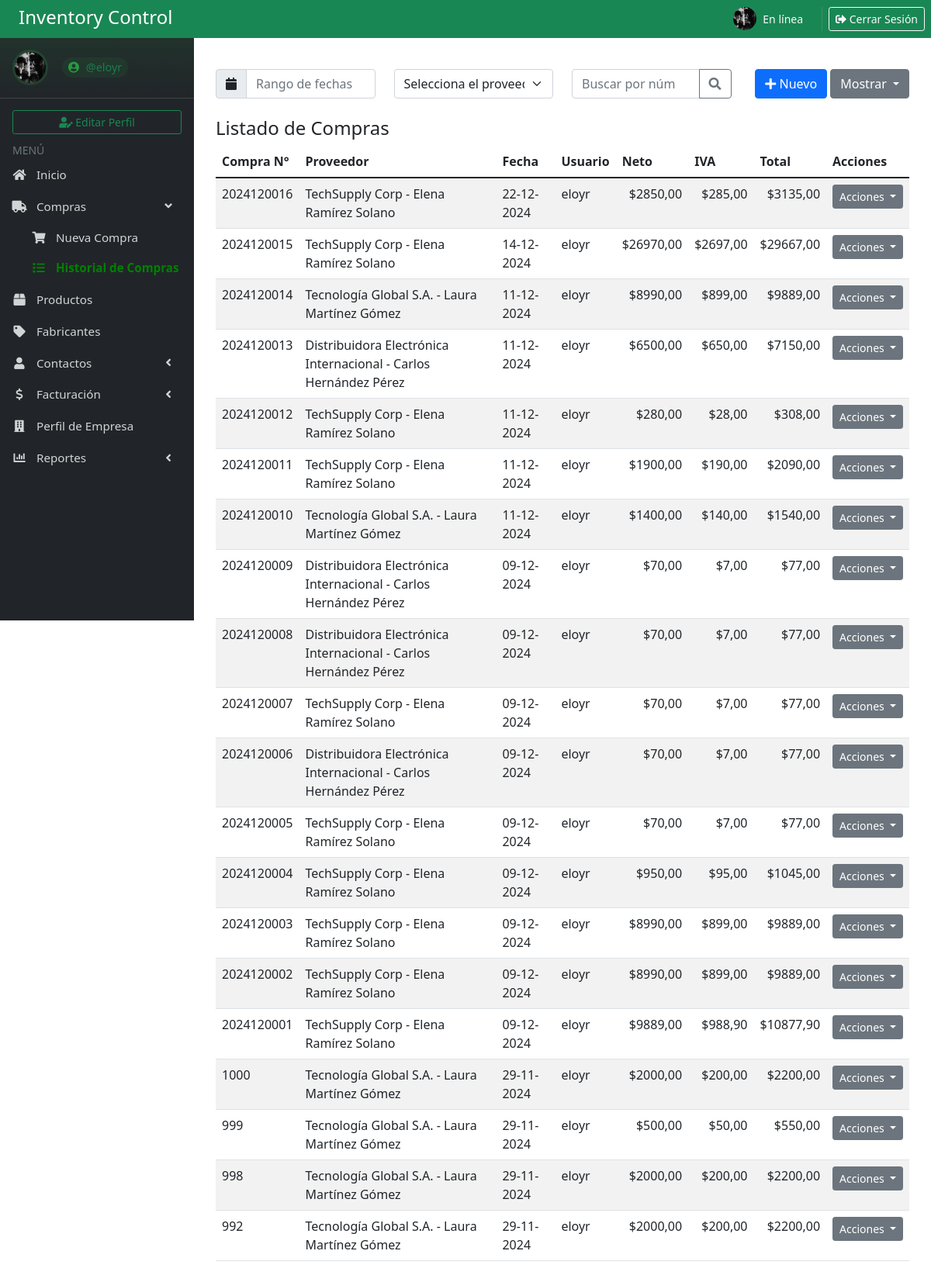
The page /historial_compras/ (signed in) on the database its author committed.
### Inventario/models.py (models this page shows, shortened)
class Profile(models.Model):
    user = models.OneToOneField(User, on_delete=models.CASCADE)
    image = models.ImageField(upload_to='profile_pics/', default='profile_pics/default-avatar.png', blank=True)
    last_seen = models.DateTimeField(default=timezone.now)

class HistorialCompras(models.Model):
    numero_compra = models.CharField(max_length=50, unique=True)
    proveedor = models.CharField(max_length=100)
    fecha = models.DateTimeField(auto_now_add=True)
    usuario = models.ForeignKey(User, on_delete=models.CASCADE)
    neto = models.DecimalField(max_digits=10, decimal_places=2)
    iva = models.DecimalField(max_digits=10, decimal_places=2)
    total = models.DecimalField(max_digits=10, decimal_places=2)
    def __str__(self):
        return f"Compra #{self.numero_compra} - {self.proveedor}"
    class Meta:
        verbose_name = "Historial de Compra"
        verbose_name_plural = "Historial de Compras"

### Inventario/views.py (the view)
# urls.py: path('historial_compras/', views.historial_compras, name='historial_compras'),
@login_required
def historial_compras(request):
    compras = HistorialCompras.objects.all().order_by('-fecha')
    print("Compras encontradas:", compras)
    context = {
        'compras': compras,
        'proveedores': Proveedor.objects.all(),  # Para el filtro de proveedores
    }
    return render(request, 'Inventario/historial_compras.html', context)

### Inventario/context_processors.py (called while the page is built)
def user_profile(request):
    if request.user.is_authenticated:
        profile, created = Profile.objects.get_or_create(user=request.user)
        now = timezone.now()
        online = (now - profile.last_seen) < timedelta(minutes=2)
        return {'user_profile': profile, 'is_online': online}
    return {}

### Inventario/templates/Inventario/historial_compras.html (shortened to what this page needs)
{% extends 'Inventario/base.html' %}
{% load static %}
{% block content %}
<div class="container mt-4">
    <div class="row mb-4">
        <div class="col-md-3">
            <div class="input-group">
                <span class="input-group-text"><i class="fas fa-calendar"></i></span>
                <input type="text" class="form-control" id="daterange" placeholder="Rango de fechas">
            </div>
        </div>
        <div class="col-md-3">
            <select class="form-select" id="proveedorFilter">
                <option value="">Selecciona el proveedor</option>
            </select>
        </div>
        <div class="col-md-3">
            <div class="input-group">
                <input type="text" class="form-control" placeholder="Buscar por núm" id="searchInput">
                <button class="btn btn-outline-secondary" type="button">
                    <i class="fas fa-search"></i>
                </button>
            </div>
        </div>
        <div class="col-md-3 text-end">
            <a href="/nueva_compra/" class="btn btn-primary">
                <i class="fas fa-plus"></i> Nuevo
            </a>
            <div class="btn-group">
                <button type="button" class="btn btn-secondary dropdown-toggle" data-bs-toggle="dropdown">
                    Mostrar
                </button>
            </div>
        </div>
    </div>
    <h4>Listado de Compras</h4>
    <div class="table-responsive">
        <table class="table table-striped table-hover">
            <thead>
                <tr>
                    <th>Compra N°</th>
                    <th>Proveedor</th>
                    <th>Fecha</th>
                    <th>Usuario</th>
                    <th>Neto</th>
                    <th>IVA</th>
                    <th>Total</th>
                    <th>Acciones</th>
                </tr>
            </thead>
            <tbody>
                {% if compras %}
                    {% for compra in compras %}
                    <tr>
                        <td>{{ compra.numero_compra }}</td>
                        <td>{{ compra.proveedor }}</td>
                        <td>{{ compra.fecha|date:"d-m-Y" }}</td>
                        <td>{{ compra.usuario }}</td>
                        <td class="text-end">${{ compra.neto|floatformat:2 }}</td>
                        <td class="text-end">${{ compra.iva|floatformat:2 }}</td>
                        <td class="text-end">${{ compra.total|floatformat:2 }}</td>
                        <td>
                            <div class="dropdown">
                                <button class="btn btn-secondary btn-sm dropdown-toggle" type="button" data-bs-toggle="dropdown">
                                    Acciones
                                </button>
                            </div>
                        </td>
                    </tr>
                    {% endfor %}
                {% else %}
                    <tr>
                        <td colspan="8" class="text-center">No hay compras registradas</td>
                    </tr>
                {% endif %}
            </tbody>
        </table>
    </div>
</div>
<link rel="stylesheet" type="text/css" href="https://cdn.jsdelivr.net/npm/daterangepicker/daterangepicker.css" />
{% endblock %}

### Inventario/templates/Inventario/base.html (shortened to what this page needs)
{% load static %}
<!DOCTYPE html>
<html lang="es">
<head>
    <link rel="stylesheet" href="https://cdnjs.cloudflare.com/ajax/libs/font-awesome/6.0.0-beta3/css/all.min.css">
    <link href="https://cdn.jsdelivr.net/npm/bootstrap@5.1.3/dist/css/bootstrap.min.css" rel="stylesheet">
    <link rel="stylesheet" href="https://cdnjs.cloudflare.com/ajax/libs/font-awesome/5.15.4/css/all.min.css">
    <link rel="stylesheet" href="https://cdn.jsdelivr.net/npm/sweetalert2@11/dist/sweetalert2.min.css">
</head>
<body>
    <div class="container-fluid p-0">
        <div class="bg-success text-white p-2 d-flex justify-content-between align-items-center" style="position: relative; z-index: 1001;">
            <h4 class="mb-1 ms-3">Inventory Control</h4>
            <div class="d-flex align-items-center">
                {% if user.is_authenticated %}
                    {% if user_profile.image and user_profile.image.url %}
                        <img src="{{ user_profile.image.url }}" class="rounded-circle me-2" width="30" alt="Profile Picture">
                    {% else %}
                        <img src="{% static 'img/default-avatar.png' %}" class="rounded-circle me-2" width="30" alt="Default Avatar">
                    {% endif %}
                    <div class="me-3">
                        <div class="small text-light">{% if is_online %}En línea{% else %}Desconectado{% endif %}</div>
                    </div>
                    <a href="/logout/" class="btn btn-outline-light btn-sm">
                        <i class="fas fa-sign-out-alt"></i> Cerrar Sesión
                    </a>
                {% endif %}
            </div>
        </div>
        <div class="d-flex">
            <aside class="main-sidebar bg-dark" style="width: 250px;">
                <section class="sidebar">
                    <div class="user-panel d-flex align-items-center p-3">
                        <div class="image">
                            {% if user_profile.image and user_profile.image.url %}
                                <img src="{{ user_profile.image.url }}" class="rounded-circle" alt="User Image" width="40">
                            {% else %}
                                <img src="{% static 'img/default-avatar.png' %}" class="rounded-circle" alt="User Image" width="40">
                            {% endif %}
                        </div>
                        <div class="info ms-2">
                            <a href="#" class="text-success" style="text-decoration: none; font-size: 0.9rem; opacity: 0.9;">
                                <i class="fa fa-user-circle"></i> @{{ user.username }}
                            </a>
                        </div>
                    </div>
                    {% if user.is_authenticated %}
                        <div class="px-3 mb-2">
                            <a href="/editar_perfil/" class="btn btn-outline-success btn-sm w-100">
                                <i class="fa fa-user-edit"></i> Editar Perfil
                            </a>
                        </div>
                    {% endif %}
                    <div class="text-muted px-3">
                        <small>MENÚ</small>
                    </div>
                    <ul class="nav flex-column">
                        <li class="nav-item">
                            <a href="/panel_control" class="nav-link text-white">
                                <i class="fa fa-home"></i> <span>Inicio</span>
                            </a>
                        </li>
                        <li class="nav-item">
                            <a href="#" class="nav-link text-white d-flex justify-content-between align-items-center" data-bs-toggle="collapse" data-bs-target="#comprasMenu" aria-expanded="false" aria-controls="comprasMenu">
                                <div>
                                    <i class="fa fa-truck"></i>
                                    <span>Compras</span>
                                </div>
                                <i class="fa fa-angle-left collapse-icon"></i>
                            </a>
                            <ul class="collapse" id="comprasMenu">
                                <li><a href="/nueva_compra/" class="nav-link text-white active1 {% if active_page == 'nueva_compra' %}active{% endif %}"><i class="fa fa-shopping-cart"></i> Nueva Compra</a></li>
                                <li><a href="/historial_compras/" class="nav-link text-white active2 {% if active_page == 'historial_compras' %}active{% endif %}"><i class="fa fa-list"></i> Historial de Compras</a></li>
                            </ul>
                        </li>
                        <li class="nav-item">
                            <a href="/productos/" class="nav-link text-white active3 {% if active_page == 'productos' %}active{% endif %}">
                                <i class="fa fa-box"></i> <span>Productos</span>
                            </a>
                        </li>
                        <li class="nav-item">
                            <a href="/fabricantes" class="nav-link text-white active4 {% if active_page == 'fabricantes' %}active{% endif %}">
                                <i class="fa fa-tag"></i> <span>Fabricantes</span>
                            </a>
                        </li>
                        <li class="nav-item">
                            <a href="#" class="nav-link text-white d-flex justify-content-between align-items-center" data-bs-toggle="collapse" data-bs-target="#contactosMenu" aria-expanded="false">
                                <div>
                                    <i class="fa fa-user"></i>
                                    <span>Contactos</span>
                                </div>
                                <i class="fa fa-angle-left collapse-icon"></i>
                            </a>
                        </li>
                        <li class="nav-item">
                            <a href="#" class="nav-link text-white d-flex justify-content-between align-items-center" data-bs-toggle="collapse" data-bs-target="#facturacionMenu" aria-expanded="false">
                                <div>
                                    <i class="fa fa-dollar"></i>
                                    <span>Facturación</span>
                                </div>
                                <i class="fa fa-angle-left collapse-icon float-end"></i>
                            </a>
                        </li>
                        <li class="nav-item">
                            <a href="/perfil_empresa/" class="nav-link text-white {% if active_page == 'perfil_empresa' %}active{% endif %}">
                                <i class="fas fa-building"></i> <span>Perfil de Empresa</span>
                            </a>
                        </li>
                        <li class="nav-item">
                            <a href="#" class="nav-link text-white d-flex justify-content-between align-items-center" data-bs-toggle="collapse" data-bs-target="#reporteMenu" aria-expanded="false">
                                <div>
                                    <i class="fa fa-chart-bar"></i>
                                    <span>Reportes</span>
                                </div>
                                <i class="fa fa-angle-left collapse-icon"></i>
                            </a>
                        </li>
                    </ul>
                </section>
            </aside>
            <main class="flex-grow-1 p-3">
                {% block content %}
                {% endblock %}
            </main>
        </div>
    </div>
</body>
</html>

### Inventario/templates/Inventario/base.html (style rules this page uses)
.main-sidebar { position: fixed; top: 48px; left: 0; width: 250px; height: calc(100vh - 48px); z-index: 1000; display: flex; flex-direction: column; overflow-y: auto; scrollbar-width: thin; scrollbar-color: rgba(255,255,255,0.1) transparent; }
.sidebar { flex: 1; display: flex; flex-direction: column; }
.nav-item { margin: 1px 0; }
.nav-link { padding: 8px 15px !important; color: rgba(255,255,255,.8) !important; transition: all 0.3s ease; font-size: 0.95rem; }
.collapse { padding-left: 25px; margin-top: 2px; }
.collapse .nav-link { padding: 8px 15px !important; }
.user-panel { padding: 12px; margin-bottom: 15px; border-bottom: 1px solid rgba(255,255,255,.1); background: linear-gradient(to bottom, rgba(40,167,69,0.1), transparent); }
.user-panel .image { padding: 3px; border-radius: 50%; background: rgba(40,167,69,0.2); margin-right: 10px; transition: all 0.3s ease; }
.user-panel .info { padding: 5px 0; }
.user-panel .info a { display: inline-block; padding: 2px 8px; border-radius: 15px; background: rgba(40,167,69,0.1); transition: all 0.3s ease; }
.user-panel .info i { margin-right: 5px; color: #28a745; }
main { margin-left: 250px; padding: 20px; }
.container-fluid { width: 100%; padding: 0; }
.nav-link i { width: 20px; text-align: center; margin-right: 8px; }
.nav-item { position: relative; }

### Inventario/templates/Inventario/historial_compras.html (style rules this page uses)
.active2 { color: green !important; font-weight: bold; }

### rows shown on the page
Profile: image (picture)
HistorialCompras: numero_compra "2024120016", proveedor "TechSupply Corp - Elena Ramírez Solano", fecha "22-12-2024", usuario "eloyr", neto "2850,00", iva "285,00", total "3135,00"
HistorialCompras: numero_compra "2024120015", proveedor "TechSupply Corp - Elena Ramírez Solano", fecha "14-12-2024", usuario "eloyr", neto "26970,00", iva "2697,00", total "29667,00"
HistorialCompras: numero_compra "2024120014", proveedor "Tecnología Global S.A. - Laura Martínez Gómez", fecha "11-12-2024", usuario "eloyr", neto "8990,00", iva "899,00", total "9889,00"
HistorialCompras: numero_compra "2024120013", proveedor "Distribuidora Electrónica Internacional - Carlos Hernández Pérez", fecha "11-12-2024", usuario "eloyr", neto "6500,00", iva "650,00", total "7150,00"
HistorialCompras: numero_compra "2024120012", proveedor "TechSupply Corp - Elena Ramírez Solano", fecha "11-12-2024", usuario "eloyr", neto "280,00", iva "28,00", total "308,00"
HistorialCompras: numero_compra "2024120011", proveedor "TechSupply Corp - Elena Ramírez Solano", fecha "11-12-2024", usuario "eloyr", neto "1900,00", iva "190,00", total "2090,00"
HistorialCompras: numero_compra "2024120010", proveedor "Tecnología Global S.A. - Laura Martínez Gómez", fecha "11-12-2024", usuario "eloyr", neto "1400,00", iva "140,00", total "1540,00"
HistorialCompras: numero_compra "2024120009", proveedor "Distribuidora Electrónica Internacional - Carlos Hernández Pérez", fecha "09-12-2024", usuario "eloyr", neto "70,00", iva "7,00", total "77,00"
HistorialCompras: numero_compra "2024120008", proveedor "Distribuidora Electrónica Internacional - Carlos Hernández Pérez", fecha "09-12-2024", usuario "eloyr", neto "70,00", iva "7,00", total "77,00"
HistorialCompras: numero_compra "2024120007", proveedor "TechSupply Corp - Elena Ramírez Solano", fecha "09-12-2024", usuario "eloyr", neto "70,00", iva "7,00", total "77,00"
HistorialCompras: numero_compra "2024120006", proveedor "Distribuidora Electrónica Internacional - Carlos Hernández Pérez", fecha "09-12-2024", usuario "eloyr", neto "70,00", iva "7,00", total "77,00"
HistorialCompras: numero_compra "2024120005", proveedor "TechSupply Corp - Elena Ramírez Solano", fecha "09-12-2024", usuario "eloyr", neto "70,00", iva "7,00", total "77,00"
HistorialCompras: numero_compra "2024120004", proveedor "TechSupply Corp - Elena Ramírez Solano", fecha "09-12-2024", usuario "eloyr", neto "950,00", iva "95,00", total "1045,00"
HistorialCompras: numero_compra "2024120003", proveedor "TechSupply Corp - Elena Ramírez Solano", fecha "09-12-2024", usuario "eloyr", neto "8990,00", iva "899,00", total "9889,00"
HistorialCompras: numero_compra "2024120002", proveedor "TechSupply Corp - Elena Ramírez Solano", fecha "09-12-2024", usuario "eloyr", neto "8990,00", iva "899,00", total "9889,00"
HistorialCompras: numero_compra "2024120001", proveedor "TechSupply Corp - Elena Ramírez Solano", fecha "09-12-2024", usuario "eloyr", neto "9889,00", iva "988,90", total "10877,90"
HistorialCompras: numero_compra "1000", proveedor "Tecnología Global S.A. - Laura Martínez Gómez", fecha "29-11-2024", usuario "eloyr", neto "2000,00", iva "200,00", total "2200,00"
HistorialCompras: numero_compra "999", proveedor "Tecnología Global S.A. - Laura Martínez Gómez", fecha "29-11-2024", usuario "eloyr", neto "500,00", iva "50,00", total "550,00"
HistorialCompras: numero_compra "998", proveedor "Tecnología Global S.A. - Laura Martínez Gómez", fecha "29-11-2024", usuario "eloyr", neto "2000,00", iva "200,00", total "2200,00"
HistorialCompras: numero_compra "992", proveedor "Tecnología Global S.A. - Laura Martínez Gómez", fecha "29-11-2024", usuario "eloyr", neto "2000,00", iva "200,00", total "2200,00"

### other values the page prints
{{ user.username }} "eloyr"
